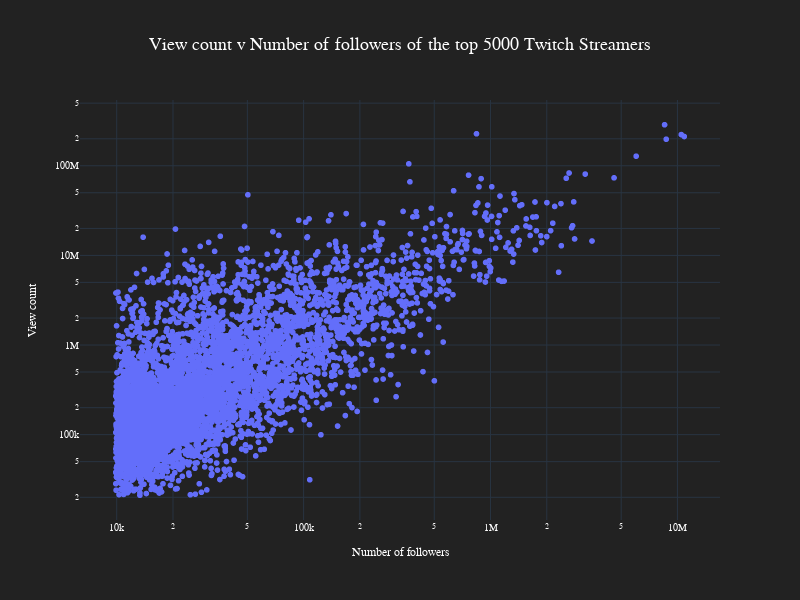

The cell this chart's notebook holds for it:
### Code cell
import plotly.express as px
import plotly.io as pio
pio.templates.default = "plotly"
#nbformat>=4.2.0

# Normalize columns of the small_df dataframe
df = small_df.copy()
# df["num_followers"] = df["num_followers"] / df["num_followers"].max()
# df["view_count"] = df["view_count"] / df["view_count"].max()

# plt.figure(figsize=(10,10))
user = "davimenxpro"
is_user = (df.name.str.lower()==user.lower()).head(5000)

# Plot the graph with logarithmic scale for the number of followers
fig = px.scatter(df.head(5000), x="num_followers", y="view_count",
                    hover_name="name", log_x=True, log_y=True,#color=is_user,
                    title=f"View count v Number of followers of the top 5000 Twitch Streamers",
                    labels={"num_followers": "Number of followers", "view_count": "View count"}
)
# Set figure theme
fig.update_layout(
        template="plotly_dark",
        title_font_size=18,
        title_font_family="Sans serif",
        title_x=0.5, title_xanchor="center",
        font=dict(
                family="Sans serif",
                size=10,
                color="#ffffff"
        ),
        paper_bgcolor="#222222",plot_bgcolor="#222222",
        legend_title_font_size=12, legend_font_size=12,
        legend_font_color="#ffffff",legend_title_font_color="#ffffff",
        legend_orientation="h",
        legend_x=0.5, legend_xanchor="center", 
        legend_y=1.1, legend_yanchor="bottom",
        height=600,
        width=800,
)

#px.scatter(df.head(5000),x="num_followers", y="view_count",color=is_user,hover_data=["name"])

### Figure 1 — Plotly figure (JSON) as saved in the notebook; plotly's stock layout.template omitted (floating-point values rounded to 4 significant figures; data arrays with more than 128 entries replaced by an {"elided": "..."} marker saying what was removed)
{"data": [{"hovertemplate": "<b>%{hovertext}</b><br><br>Number of followers=%{x}<br>View count=%{y}<extra></extra>", "hovertext": {"elided": "5000 str values"}, "legendgroup": "", "marker": {"color": "#636efa", "symbol": "circle"}, "mode": "markers", "name": "", "showlegend": false, "type": "scattergl", "x": {"elided": "5000 int values"}, "xaxis": "x", "y": {"elided": "5000 int values"}, "yaxis": "y"}], "layout": {"font": {"color": "#ffffff", "family": "Sans serif", "size": 10}, "height": 600, "legend": {"font": {"color": "#ffffff", "size": 12}, "orientation": "h", "title": {"font": {"color": "#ffffff", "size": 12}}, "tracegroupgap": 0, "x": 0.5, "xanchor": "center", "y": 1.1, "yanchor": "bottom"}, "paper_bgcolor": "#222222", "plot_bgcolor": "#222222", "title": {"font": {"family": "Sans serif", "size": 18}, "text": "View count v Number of followers of the top 5000 Twitch Streamers", "x": 0.5, "xanchor": "center"}, "width": 800, "xaxis": {"anchor": "y", "domain": [0, 1], "title": {"text": "Number of followers"}, "type": "log"}, "yaxis": {"anchor": "x", "domain": [0, 1], "title": {"text": "View count"}, "type": "log"}}}
